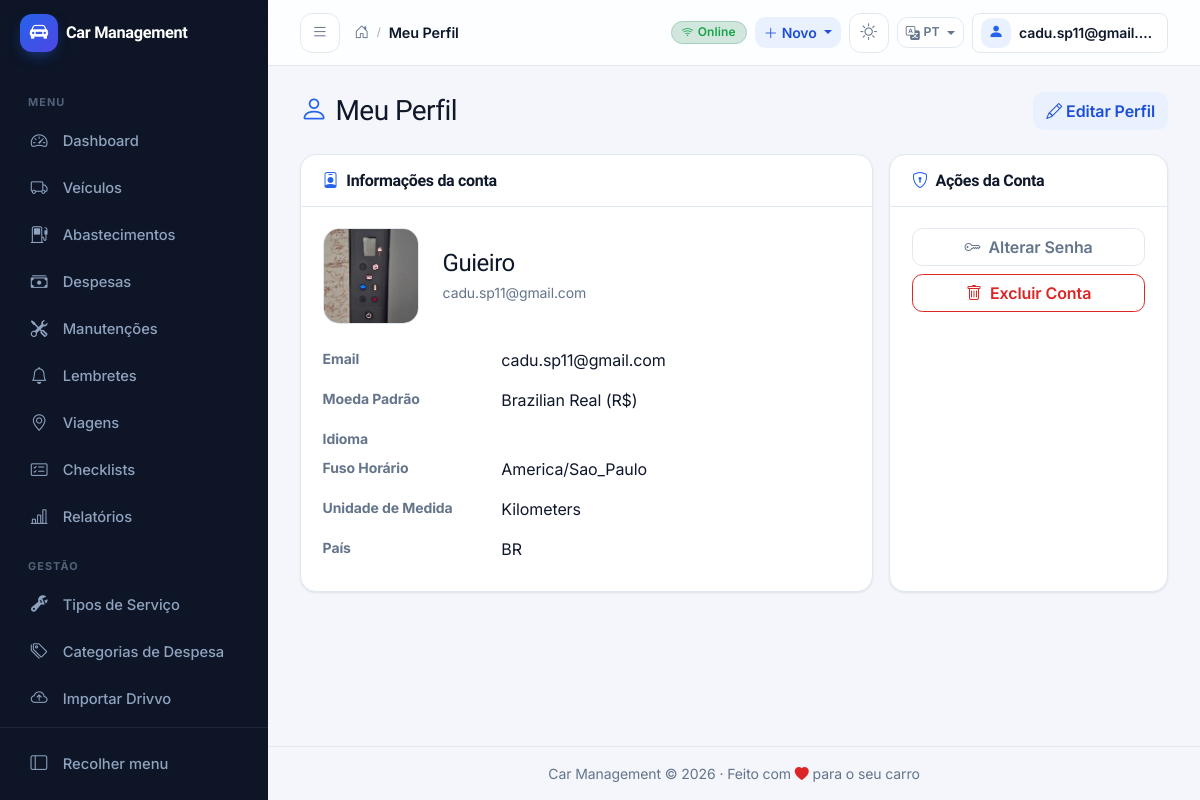
The page /profile/ (signed in) on the database its author committed.
### apps/users/models.py (models this page shows, shortened)
class User(AbstractUser):
    objects = CustomUserManager()
    username = models.CharField(
        _("username"),
        max_length=150,
        unique=True,
        blank=True,
        null=True,
        help_text=_(
            "Optional. 150 characters or fewer. Letters, digits and @/./+/-/_ only."
        ),
    )
    email = models.EmailField(_("email address"), unique=True)
    USERNAME_FIELD = "email"
    REQUIRED_FIELDS = []  # Email is already required
    class Meta:
        verbose_name = _("user")
        verbose_name_plural = _("users")
        db_table = "users_user"

class UserProfile(models.Model):
    class MeasurementUnit(models.TextChoices):
        KILOMETERS = "km", _("Kilometers")
        MILES = "mi", _("Miles")
    class Currency(models.TextChoices):
        BRL = "BRL", _("Brazilian Real (R$)")
        USD = "USD", _("US Dollar ($)")
        EUR = "EUR", _("Euro (€)")
    user = models.OneToOneField(
        settings.AUTH_USER_MODEL,
        on_delete=models.CASCADE,
        related_name="profile",
        verbose_name=_("user"),
    )
    full_name = models.CharField(_("full name"), max_length=255, blank=True)
    default_currency = models.CharField(
        _("default currency"),
        max_length=3,
        choices=Currency.choices,
        default=Currency.BRL,
    )
    language = models.CharField(_("language"), max_length=10, default="pt-br")
    timezone = models.CharField(_("timezone"), max_length=50, default="America/Sao_Paulo")
    measurement_unit = models.CharField(
        _("measurement unit"),
        max_length=2,
        choices=MeasurementUnit.choices,
        default=MeasurementUnit.KILOMETERS,
    )
    country_code = models.CharField(_("country code"), max_length=2, default="BR")
    avatar = models.ImageField(
        _("avatar"),
        upload_to="avatars/",
        blank=True,
        null=True,
    )
    created_at = models.DateTimeField(_("created at"), auto_now_add=True)
    updated_at = models.DateTimeField(_("updated at"), auto_now=True)
    class Meta:
        verbose_name = _("user profile")
        verbose_name_plural = _("user profiles")
        db_table = "users_profile"

### apps/users/views.py (the view)
# urls.py: path("", views.ProfileDetailView.as_view(), name="profile"),
class ProfileDetailView(LoginRequiredMixin, DetailView):
    model = UserProfile
    template_name = "account/profile_detail.html"
    context_object_name = "profile"
    def get_object(self, queryset=None):
        profile, created = UserProfile.objects.get_or_create(user=self.request.user)
        return profile

### templates/account/profile_detail.html (shortened to what this page needs)
{% extends "base.html" %}
{% block breadcrumbs %}<span class="current">Meu Perfil</span>{% endblock %}
{% block content %}
<div class="cm-page">
    <div class="d-flex flex-wrap justify-content-between align-items-center gap-2 mb-4">
        <h1 class="h3 mb-0"><i class="bi bi-person me-2 text-primary"></i>Meu Perfil</h1>
        <a href="{% url 'users:profile_edit' %}" class="btn btn-soft"><i class="bi bi-pencil me-1"></i>Editar Perfil</a>
    </div>
    <div class="row g-3">
        <div class="col-lg-8">
            <div class="card h-100">
                <div class="card-header"><h5 class="card-title mb-0"><i class="bi bi-person-badge me-2 text-primary"></i>Informações da conta</h5></div>
                <div class="card-body">
                    <div class="d-flex align-items-center gap-4 flex-wrap mb-4">
                        {% if profile.avatar %}
                        <img src="{{ profile.avatar.url }}" alt="Avatar" class="rounded-4 object-fit-cover border" style="width: 96px; height: 96px;">
                        {% else %}
                        <div class="cm-avatar-lg"><i class="bi bi-person-fill"></i></div>
                        {% endif %}
                        <div>
                            <h4 class="mb-1">{{ profile.full_name|default:user.email }}</h4>
                            <p class="text-muted small mb-0">{{ user.email }}</p>
                        </div>
                    </div>
                    <dl class="row g-2 mb-0">
                        <dt class="col-sm-4 text-muted small">Email</dt><dd class="col-sm-8">{{ user.email }}</dd>
                        <dt class="col-sm-4 text-muted small">Moeda Padrão</dt><dd class="col-sm-8">{{ profile.get_default_currency_display }}</dd>
                        <dt class="col-sm-4 text-muted small">Idioma</dt><dd class="col-sm-8">{{ profile.get_language_display }}</dd>
                        <dt class="col-sm-4 text-muted small">Fuso Horário</dt><dd class="col-sm-8">{{ profile.timezone }}</dd>
                        <dt class="col-sm-4 text-muted small">Unidade de Medida</dt><dd class="col-sm-8">{{ profile.get_measurement_unit_display }}</dd>
                        <dt class="col-sm-4 text-muted small">País</dt><dd class="col-sm-8">{{ profile.country_code|default:"-" }}</dd>
                    </dl>
                </div>
            </div>
        </div>
        <div class="col-lg-4">
            <div class="card h-100">
                <div class="card-header"><h5 class="card-title mb-0"><i class="bi bi-shield-lock me-2 text-primary"></i>Ações da Conta</h5></div>
                <div class="card-body d-flex flex-column gap-2">
                    <a href="{% url 'account_change_password' %}" class="btn btn-outline-secondary w-100"><i class="bi bi-key me-2"></i>Alterar Senha</a>
                    <a href="{% url 'users:account_delete' %}" class="btn btn-outline-danger w-100"><i class="bi bi-trash me-2"></i>Excluir Conta</a>
                </div>
            </div>
        </div>
    </div>
</div>
{% endblock %}

### templates/base.html (shortened to what this page needs)
{% load static %}
{% load django_htmx %}
{% load i18n %}
<!DOCTYPE html>
<html lang="{{ request.LANGUAGE_CODE|default:'pt-br' }}" data-bs-theme="light">
<head>
    <link href="https://cdn.jsdelivr.net/npm/bootstrap@5.3.3/dist/css/bootstrap.min.css" rel="stylesheet">
    <link href="https://cdn.jsdelivr.net/npm/bootstrap-icons@1.11.1/font/bootstrap-icons.css" rel="stylesheet">
    <link rel="stylesheet" href="{% static 'css/custom.css' %}">
</head>
<body hx-headers='{"X-CSRFToken": "{{ csrf_token }}"}'>
<div class="cm-shell">
    <aside class="cm-sidebar" id="cmSidebar" aria-label="Navegação principal">
        <div class="cm-sidebar-brand d-flex align-items-center justify-content-between">
            <div class="d-flex align-items-center gap-2">
                <span class="cm-brand-logo"><i class="bi bi-car-front-fill"></i></span>
                <span class="cm-brand-text">Car Management</span>
            </div>
        </div>
        <nav class="cm-sidebar-nav">
            <div class="cm-nav-label">Menu</div>
            <a class="cm-nav-link {% if request.resolver_match.url_name == 'home' %}active{% endif %}"
               href="{% url 'dashboard:home' %}" title="Dashboard">
                <i class="bi bi-speedometer2"></i><span>Dashboard</span>
            </a>
            <a class="cm-nav-link {% if 'vehicles' in request.path %}active{% endif %}"
               href="{% url 'vehicles:list' %}" title="Veículos">
                <i class="bi bi-truck"></i><span>Veículos</span>
            </a>
            <a class="cm-nav-link {% if 'fuel' in request.path %}active{% endif %}"
               href="{% url 'fuel:list' %}" title="Abastecimentos">
                <i class="bi bi-fuel-pump"></i><span>Abastecimentos</span>
            </a>
            <a class="cm-nav-link {% if 'expenses' in request.path and 'category' not in request.path %}active{% endif %}"
               href="{% url 'expenses:list' %}" title="Despesas">
                <i class="bi bi-cash-stack"></i><span>Despesas</span>
            </a>
            <a class="cm-nav-link {% if 'maintenance' in request.path %}active{% endif %}"
               href="{% url 'maintenance:list' %}" title="Manutenções">
                <i class="bi bi-tools"></i><span>Manutenções</span>
            </a>
            <a class="cm-nav-link {% if 'reminders' in request.path %}active{% endif %}"
               href="{% url 'reminders:list' %}" title="Lembretes">
                <i class="bi bi-bell"></i><span>Lembretes</span>
            </a>
            <a class="cm-nav-link {% if 'trips' in request.path %}active{% endif %}"
               href="{% url 'trips:list' %}" title="Viagens e Percursos">
                <i class="bi bi-geo-alt"></i><span>Viagens</span>
            </a>
            <a class="cm-nav-link {% if 'checklists' in request.path %}active{% endif %}"
               href="{% url 'checklists:list' %}" title="Checklists de Inspeção">
                <i class="bi bi-card-checklist"></i><span>Checklists</span>
            </a>
            <a class="cm-nav-link {% if 'reports' in request.path %}active{% endif %}"
               href="{% url 'reports:hub' %}" title="Relatórios e Análises">
                <i class="bi bi-bar-chart-line"></i><span>Relatórios</span>
            </a>
            <div class="cm-nav-label">Gestão</div>
            <a class="cm-nav-link {% if 'service-types' in request.path %}active{% endif %}"
               href="{% url 'maintenance:service_type_list' %}" title="Tipos de Serviço">
                <i class="bi bi-wrench-adjustable"></i><span>Tipos de Serviço</span>
            </a>
            <a class="cm-nav-link {% if 'category' in request.path %}active{% endif %}"
               href="{% url 'expenses:category_list' %}" title="Categorias de despesa">
                <i class="bi bi-tags"></i><span>Categorias de Despesa</span>
            </a>
            <a class="cm-nav-link {% if 'imports' in request.path %}active{% endif %}"
               href="{% url 'imports:import_drivvo' %}" title="Importar dados do Drivvo">
                <i class="bi bi-cloud-arrow-up"></i><span>Importar Drivvo</span>
            </a>
            <div class="cm-nav-label">Conta</div>
        </nav>
        <div class="cm-sidebar-footer">
            <button type="button" class="cm-nav-link w-100 border-0 bg-transparent text-start" data-sidebar-toggle title="Recolher menu">
                <i class="bi bi-layout-sidebar"></i><span class="cm-collapse-hint">Recolher menu</span>
            </button>
        </div>
    </aside>
    <div class="cm-main">
        <header class="cm-topbar">
            <div class="cm-topbar-start">
                <button type="button" class="cm-icon-btn" data-sidebar-toggle aria-label="Alternar menu">
                    <i class="bi bi-list"></i>
                </button>
                <nav class="cm-breadcrumb d-none d-md-flex" aria-label="breadcrumb">
                    <a href="{% url 'dashboard:home' %}"><i class="bi bi-house-door"></i></a>
                    <span class="cm-breadcrumb-sep">/</span>
                    {% block breadcrumbs %}<span class="current">Car Management</span>{% endblock %}
                </nav>
            </div>
            <div class="cm-topbar-end">
                <span class="cm-network-pill badge bg-success-subtle text-success border border-success-subtle" onclick="openOfflineSyncModal()" role="button" title="Status de conexão">
                </span>
                <div class="dropdown">
                    <button class="btn btn-soft btn-sm dropdown-toggle" type="button" data-bs-toggle="dropdown" aria-expanded="false">
                        <i class="bi bi-plus-lg me-1"></i>Novo
                    </button>
                </div>
                <button type="button" class="cm-icon-btn cm-theme-toggle" aria-label="Alternar tema claro/escuro" title="Alternar tema">
                    <i class="bi bi-sun cm-theme-icon-sun"></i>
                </button>
                {% get_current_language as CURRENT_LANG %}
                <div class="dropdown">
                    <button class="btn btn-sm btn-outline-secondary d-flex align-items-center gap-1 dropdown-toggle" type="button" data-bs-toggle="dropdown" aria-expanded="false" title="Selecionar idioma / Select language">
                        <i class="bi bi-translate"></i>
                        <span class="text-uppercase small fw-semibold">
                            {% if 'en' in CURRENT_LANG %}EN{% elif 'es' in CURRENT_LANG %}ES{% else %}PT{% endif %}
                        </span>
                    </button>
                </div>
                <div class="dropdown">
                    <button class="btn btn-sm d-flex align-items-center gap-2 border rounded-3 px-2 py-1" style="background:var(--cm-surface)" type="button" data-bs-toggle="dropdown" aria-expanded="false">
                        <span class="cm-avatar-sm"><i class="bi bi-person-fill"></i></span>
                        <span class="d-none d-md-inline text-truncate" style="max-width:140px">{{ user.email }}</span>
                    </button>
                </div>
            </div>
        </header>
        <main class="cm-content" id="mainContent">
            {% block content %}{% endblock %}
        </main>
        <footer class="py-3 px-4 border-top text-center small" style="color:var(--cm-text-muted)">
            <span>Car Management</span> &copy; {% now "Y" %} &middot; Feito com <i class="bi bi-heart-fill" style="color:var(--cm-danger)"></i> para o seu carro
        </footer>
    </div>
</div>
</body>
</html>

### rows shown on the page
User: email "cadu.sp11@gmail.…", email "cadu.sp11@gmail.com"
UserProfile: avatar (picture), full_name "Guieiro", default_currency "Brazilian Real (R$)", timezone "America/Sao_Paulo", measurement_unit "Kilometers", country_code "BR"
